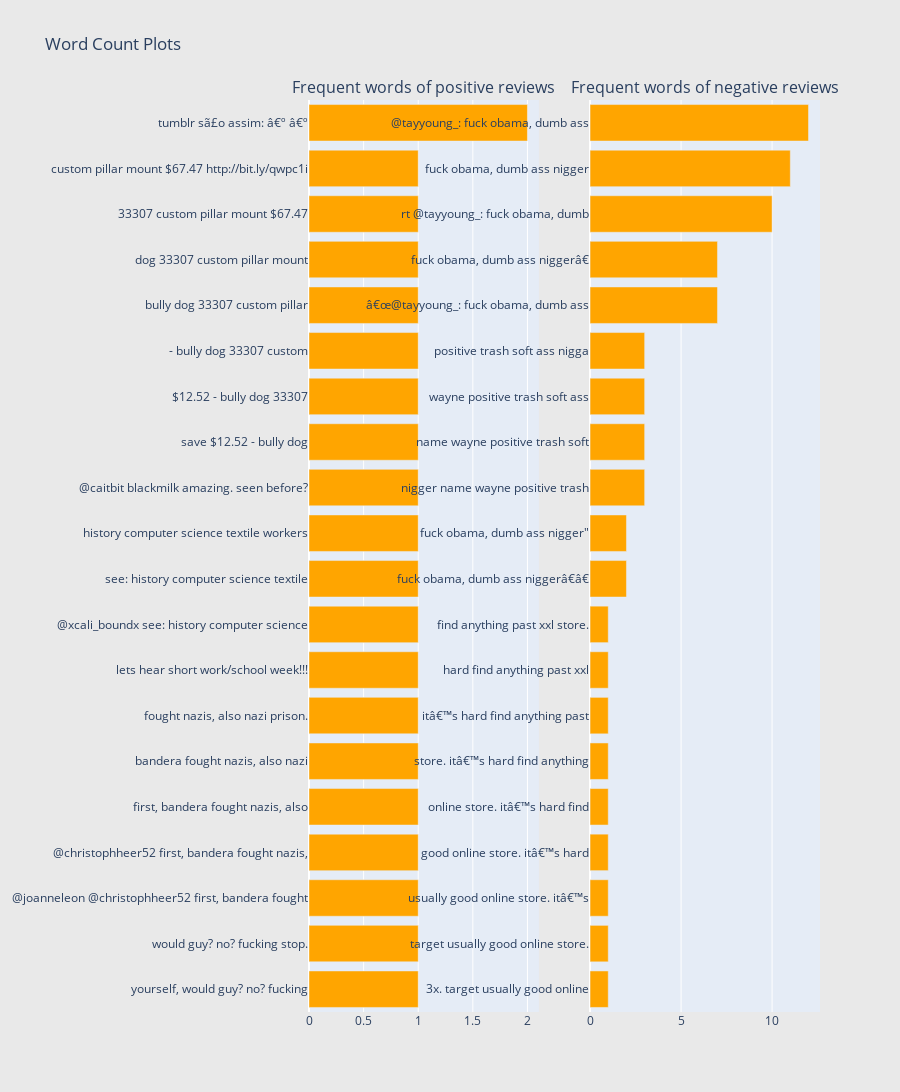

Notebook source saved alongside this figure:
### Code cell
#Lets fo a Penta-Gram analysis to get an idea how the vectorization will be performed
print("Penta-gram analysis")
freq_train_df_zero=create_dict(train_df_zero[:200],5)
#print(freq_train_df_zero)
trace_zero=create_new_df(freq_train_df_zero)
freq_train_df_ones=create_dict(train_df_ones[:200],5)
#print(freq_train_df_zero)
trace_ones=create_new_df(freq_train_df_ones)
plot_grams(trace_zero,trace_ones)

### Figure 1 — Plotly figure (JSON) as saved in the notebook; plotly's stock layout.template omitted (floating-point values rounded to 4 significant figures)
{"data": [{"marker": {"color": "orange"}, "orientation": "h", "showlegend": false, "x": [1, 1, 1, 1, 1, 1, 1, 1, 1, 1, 1, 1, 1, 1, 1, 1, 1, 1, 1, 2], "xaxis": "x", "y": ["yourself, would guy? no? fucking", "would guy? no? fucking stop.", "@joanneleon @christophheer52 first, bandera fought", "@christophheer52 first, bandera fought nazis,", "first, bandera fought nazis, also", "bandera fought nazis, also nazi", "fought nazis, also nazi prison.", "lets hear short work/school week!!!", "@xcali_boundx see: history computer science", "see: history computer science textile", "history computer science textile workers", "@caitbit blackmilk amazing. seen before?", "save $12.52 - bully dog", "$12.52 - bully dog 33307", "- bully dog 33307 custom", "bully dog 33307 custom pillar", "dog 33307 custom pillar mount", "33307 custom pillar mount $67.47", "custom pillar mount $67.47 http://bit.ly/qwpc1i", "tumblr sã£o assim: â€º â€º"], "yaxis": "y", "type": "bar"}, {"marker": {"color": "orange"}, "orientation": "h", "showlegend": false, "x": [1, 1, 1, 1, 1, 1, 1, 1, 1, 2, 2, 3, 3, 3, 3, 7, 7, 10, 11, 12], "xaxis": "x2", "y": ["3x. target usually good online", "target usually good online store.", "usually good online store. itâ€™s", "good online store. itâ€™s hard", "online store. itâ€™s hard find", "store. itâ€™s hard find anything", "itâ€™s hard find anything past", "hard find anything past xxl", "find anything past xxl store.", "fuck obama, dumb ass niggerâ€â€", "fuck obama, dumb ass nigger\"", "nigger name wayne positive trash", "name wayne positive trash soft", "wayne positive trash soft ass", "positive trash soft ass nigga", "â€œ@tayyoung_: fuck obama, dumb ass", "fuck obama, dumb ass niggerâ€", "rt @tayyoung_: fuck obama, dumb", "fuck obama, dumb ass nigger", "@tayyoung_: fuck obama, dumb ass"], "yaxis": "y2", "type": "bar"}], "layout": {"annotations": [{"font": {"size": 16}, "showarrow": false, "text": "Frequent words of positive reviews", "x": 0.225, "xanchor": "center", "xref": "paper", "y": 1, "yanchor": "bottom", "yref": "paper"}, {"font": {"size": 16}, "showarrow": false, "text": "Frequent words of negative reviews", "x": 0.775, "xanchor": "center", "xref": "paper", "y": 1, "yanchor": "bottom", "yref": "paper"}], "height": 1200, "paper_bgcolor": "rgb(233,233,233)", "title": {"text": "Word Count Plots"}, "width": 900, "xaxis": {"anchor": "y", "domain": [0, 0.45]}, "yaxis": {"anchor": "x", "domain": [0, 1]}, "xaxis2": {"anchor": "y2", "domain": [0.55, 1]}, "yaxis2": {"anchor": "x2", "domain": [0, 1]}}}
